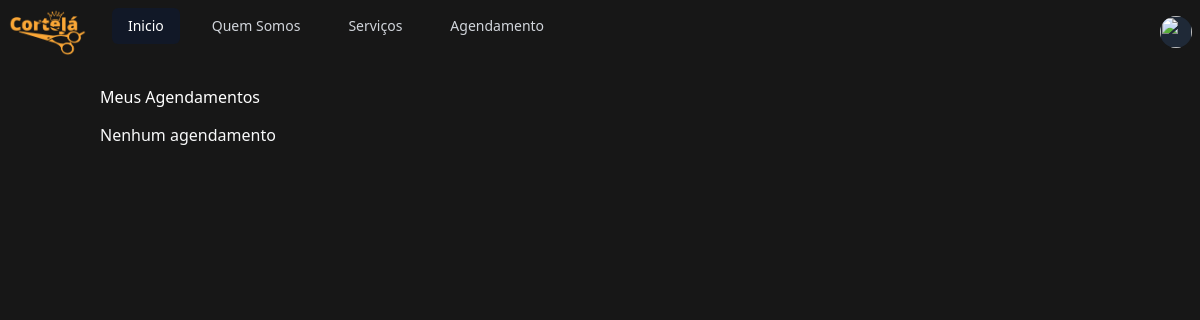
Before: /agendamentos/ with the older database file.
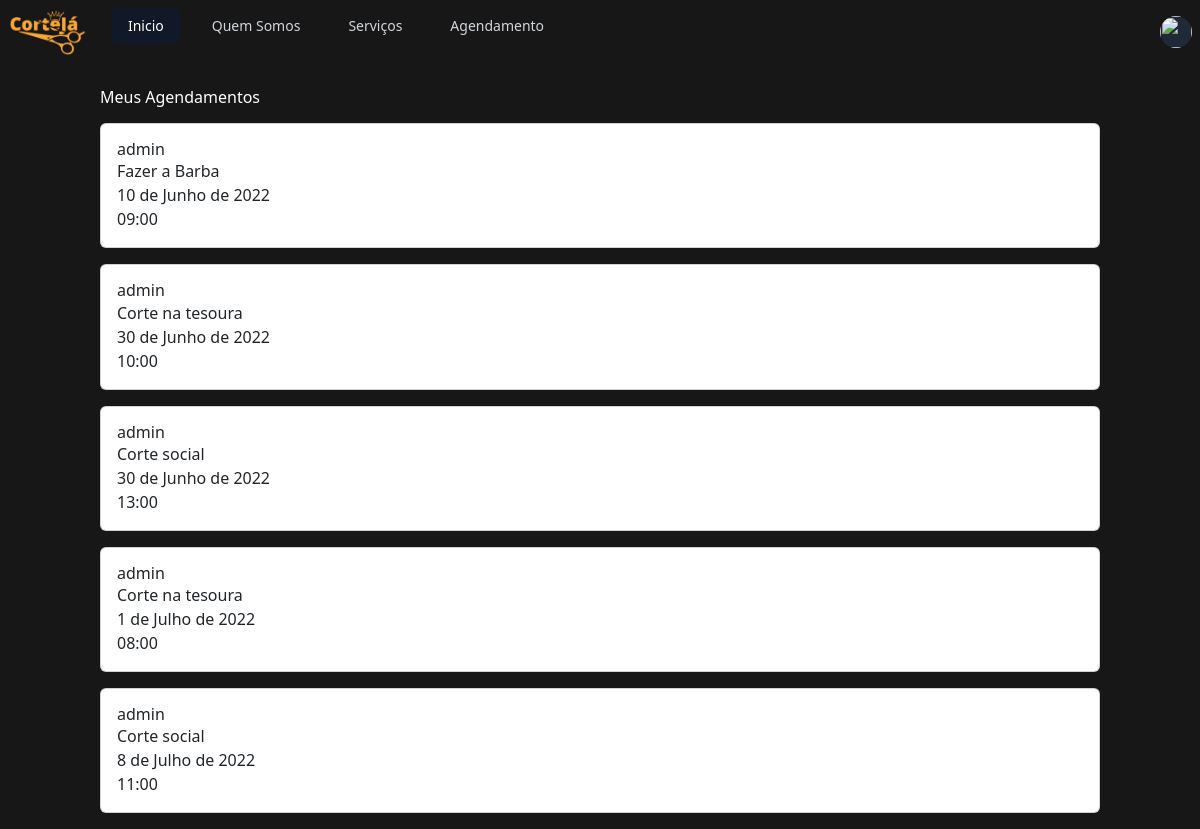
After: the same page with the newer database file.
### core/models.py (models this page shows, shortened)
class Base(models.Model):
    class Meta:
        abstract = True
    criado = models.DateField('Data de criação', auto_now_add=True)
    modificado = models.DateField('Data de modificação', auto_now=True)
    ativo = models.BooleanField('Ativo?', default=True)

class Agendamento(Base):
    servico = models.ForeignKey(Servicos,on_delete=models.PROTECT)
    funcionario = models.ForeignKey(Profissional,on_delete=models.PROTECT, related_name='cabelereiro')
    dia = models.DateField('dia')
    hora = models.TimeField('hora')
    cliente = models.ForeignKey(User, on_delete=models.CASCADE, related_name='Cliente')

class Servicos(Base):
    nome = models.CharField('Nome do Seriço', max_length=255)
    duracao = models.IntegerField('Duração aproximada')
    valor = models.IntegerField('Valor do Serviço')
    def __str__(self):
        return self.nome

### core/views.py (the view)
# urls.py: path('agendamentos/', AgendamentoListView.as_view(), name='agendamentos'),
class AgendamentoListView(ListView):
    model = Agendamento
    template_name = 'agendamentos/list.html'
    def get_queryset(self):
        queryset = Agendamento.objects.all()
        return queryset
    def get_context_data(self, **kwargs):
        context = super().get_context_data(**kwargs)
        return context

### core/templates/agendamentos/list.html
{% extends '../base.html' %}
{% load static %}
{% load crispy_forms_tags %}
{% block content %}
<div class="container">
    <h2 class="mb-3 mt-4">Meus Agendamentos</h2>
    {% for agendamento in object_list%}
<div class="card mb-3">
<div class="card-body ">
<h5>{{agendamento.cliente}}</h5>
{{agendamento.servico}}
<p> {{agendamento.dia}}</p>
<p> {{agendamento.hora}}</p>
</div>
</div>
{%empty%}
<p class="text-light"> Nenhum agendamento</p>
{%endfor%}
</div>
{% endblock %}

### core/templates/base.html (shortened to what this page needs)
{% load static %}
<!DOCTYPE html>
<html lang="pt-br">
<head>
    <link rel="stylesheet" href="{%static 'css/style.css'%}">
    <link rel="stylesheet" href="{%static 'css/style1.css'%}">
    <link href="https://cdn.jsdelivr.net/npm/bootstrap@5.2.0-beta1/dist/css/bootstrap.min.css" rel="stylesheet">
    <script src="https://cdn.tailwindcss.com"></script>
  </head>
<body class="bg-neutral-900" id="body">
<nav class="bg-neutral-900">
  <div class="max-w-7xl mx-auto px-2 sm:px-6 lg:px-8">
    <div class="relative flex items-center justify-between h-16">
      <div class="flex-1 flex items-center justify-center sm:items-stretch sm:justify-start">
        <div class="flex-shrink-0 flex items-center">
          <img class="hidden lg:block h-10 w-auto" src="{%static 'img/logo.png'%}" alt="Workflow">
        </div>
        <div class="hidden sm:block sm:ml-6">
          <div class="flex space-x-4">
            <a href="{%url 'index'%}" class="bg-gray-900 text-white px-3 py-2 rounded-md text-sm font-medium" aria-current="page">Inicio</a>
            <a href="#" class="text-gray-300 hover:bg-gray-700 hover:text-white px-3 py-2 rounded-md text-sm font-medium">Quem Somos</a>
            <a href="#" class="text-gray-300 hover:bg-gray-700 hover:text-white px-3 py-2 rounded-md text-sm font-medium">Serviços</a>
            <a href="{%url 'agendamentos'%}" class="text-gray-300 hover:bg-gray-700 hover:text-white px-3 py-2 rounded-md text-sm font-medium">Agendamento</a>
          </div>
        </div>
      </div>
      <div class="absolute inset-y-0 right-0 flex items-center pr-2 sm:static sm:inset-auto sm:ml-6 sm:pr-0">
        <div class="ml-3 relative">
          <div>
            <button type="button" class="bg-gray-800 flex text-sm rounded-full focus:outline-none focus:ring-2 focus:ring-offset-2 focus:ring-offset-gray-800 focus:ring-white" id="user-menu-button" aria-expanded="false" aria-haspopup="true">
              <img class="h-8 w-8 rounded-full" src="https://images.unsplash.com/photo-1472099645785-5658abf4ff4e?ixlib=rb-1.2.1&ixid=eyJhcHBfaWQiOjEyMDd9&auto=format&fit=facearea&facepad=2&w=256&h=256&q=80" alt="">
            </button>
          </div>
        </div>
      </div>
    </div>
  </div>
</nav>
    {% block content %}
    {% endblock%}
  </body>
</html>

### core/static/css/style.css (style rules this page uses)
div.q p,h2 { color: #fff !important; }

### core/static/css/style1.css (style rules this page uses)
body { --tw-bg-opacity: 1; }
.h-10 { height: 3rem !important; }
div.card-body,div.card.hh { background-color: transparent !important; }

Changed rows visible on the page:
added Agendamento: cliente "admin", servico "Fazer a Barba", dia "10 de Junho de 2022", hora "09:00"
added Agendamento: cliente "admin", servico "Corte na tesoura", dia "30 de Junho de 2022", hora "10:00"
added Agendamento: cliente "admin", servico "Corte social", dia "30 de Junho de 2022", hora "13:00"
added Agendamento: cliente "admin", servico "Corte na tesoura", dia "1 de Julho de 2022", hora "08:00"
added Agendamento: cliente "admin", servico "Corte social", dia "8 de Julho de 2022", hora "11:00"
Other visible differences:
text no longer shown: "Nenhum agendamento"
